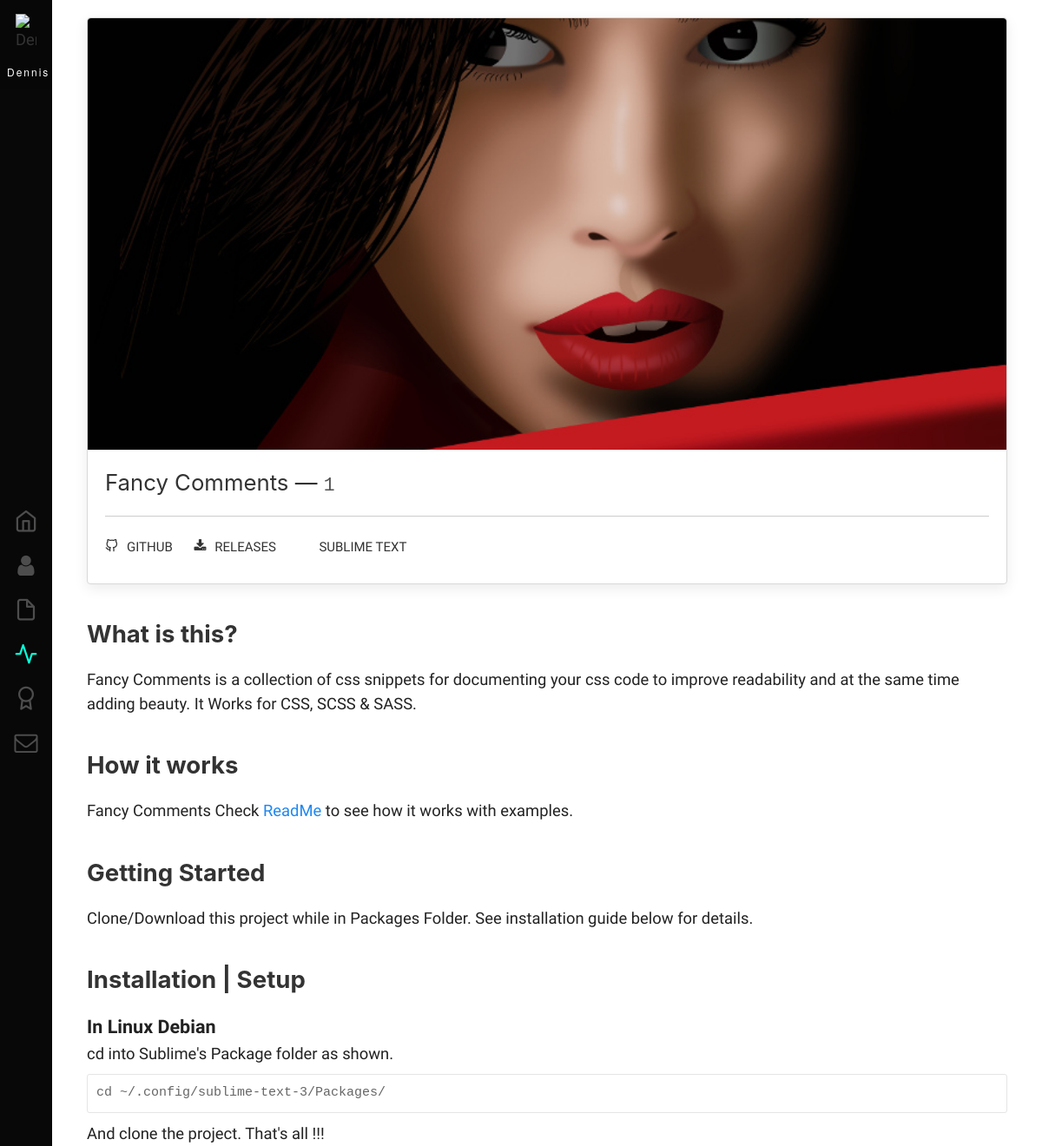
Page /projects/fancy-comments/ (upper part) on the earlier database version.
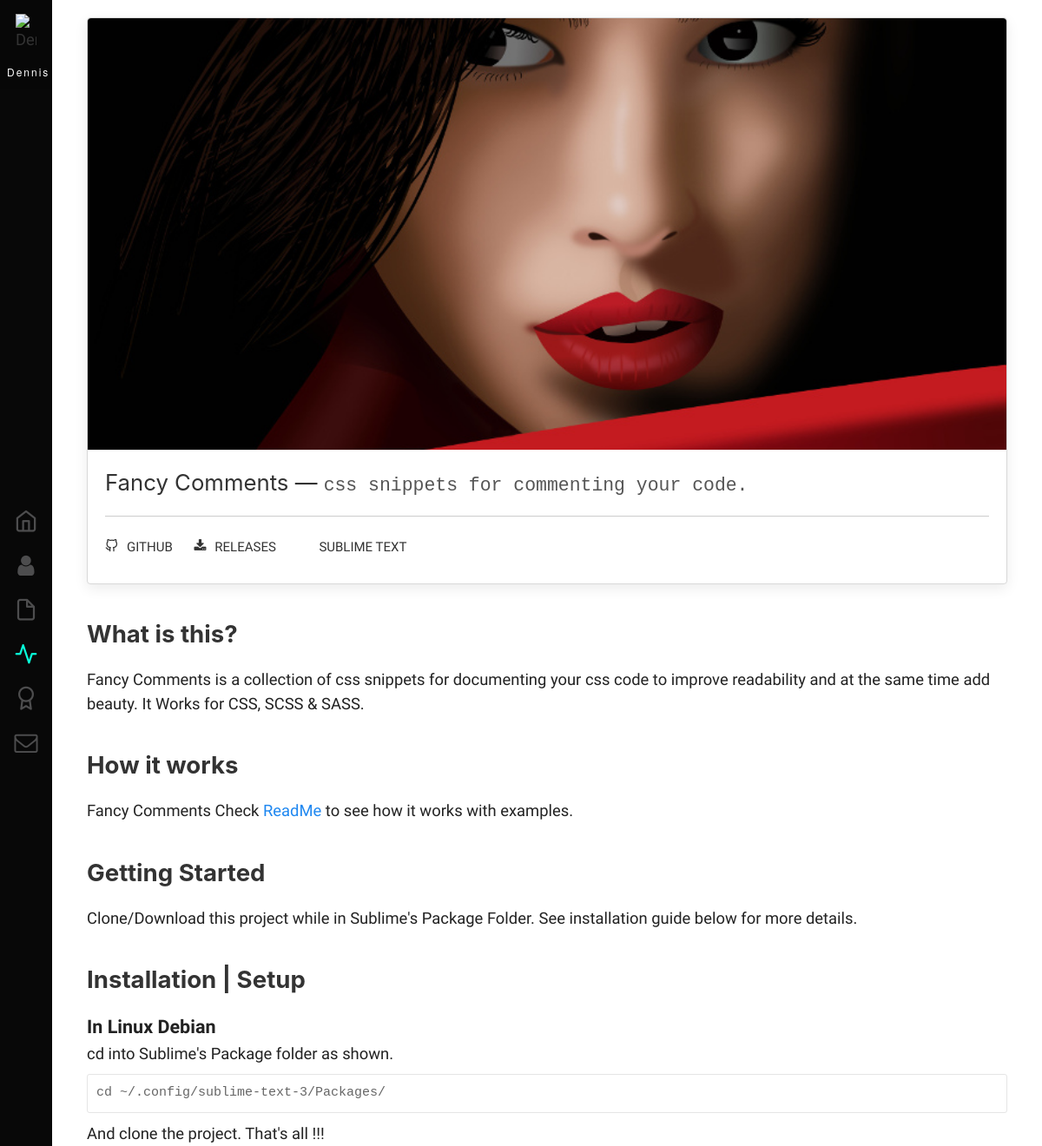
Same page on the later database version.
### base/models.py (models this page shows, shortened)
class Project(models.Model):
    name = models.CharField(max_length=40)
    slug_name = models.SlugField()
    intro = models.TextField()
    subtitle = models.CharField(max_length=150)
    options = [
        ('web', 'web'),
        ('games', 'games'),
        ('plugins', 'plugins'),
        ('design', 'art & design'),
        ('deepshit', 'deepshit')]
    category = models.CharField(max_length=4, choices=options, default='code')
    preview = models.CharField(max_length=150)
    open_source = models.BooleanField(default=False)
    options = [('maintained', 'maintained'),
               ('unmaintained', 'unmaintained')]
    status = models.CharField(
        max_length=12, choices=options, default='maintained')
    source = models.CharField(blank=True, max_length=40)
    source_url = models.URLField(blank=True)
    releases = models.CharField(blank=True, max_length=40)
    release_url = models.URLField(blank=True)
    homepage = models.CharField(blank=True, max_length=40)
    homepage_url = models.URLField()
    description = models.TextField()
    works = models.TextField()
    get_started = models.TextField()
    has_installation = models.BooleanField(default=False)
    installation = models.TextField(blank=True)
    usage = models.TextField(blank=True)
    credits = models.TextField()
    license = models.TextField()
    created_date = models.DateTimeField(editable=False, default=timezone.now)

### base/views.py (the view)
# urls.py: path('projects/<slug:name>/', views.project_details, name='more'),
def project_details(request, name):
    project = get_object_or_404(Project, slug_name=name)
    return render(request, "projects/show.html", {"project": project})

### base/templates/projects/show.html (shortened to what this page needs)
{% extends 'base.html' %}
{% load staticfiles %}
{% block content %}
<div class="project-preview">
	<div class="preview_card">
		<div class="card-image">
		<div class="img-container preview-for-desktop">
			<img class="align-center" src="../../static/projects/{{ project.preview }}" alt="{{ project.name }} preview">
		</div>
	</div>
		<div class="card-body">
			<h1>{{ project.name }} — <span class="subtitle">{{ project.subtitle }}</span></h1>
			<hr>
			{% if project.open_source %}
			<a href="{{ project.source_url }}" target="_blank" class="nicehover text-upper"><i class="icon-{{ project.source }} small-right"></i>{{ project.source }}</a>
			<a href="{{ project.release_url }}" target="_blank" class="nicehover text-upper"><i class="icon-download small-right"></i>{{ project.releases }}</a>
			{% endif %}
			<a href="{{ project.homepage_url }}" target="_blank" class="nicehover text-upper"><i class="icon-web small-right"></i>{{ project.homepage }}</a>
		</div>
	</div>
	<h2>What is this?</h2>
	<p>{{ project.name }} {{ project.description | safe }}</p>
	<h2>How it works</h2>
	<p>{{ project.name }} {{ project.works | safe }}</p>
	<h2>Getting Started</h2>
	<p>{{ project.get_started | safe }}</p>
	{% if project.has_installation %}
	<h2>Installation | Setup</h2>
	{{ project.installation | safe }}
	{% endif %}
	<br>
</div>
{% endblock %}

Differences in the rows shown:
changed Project "Fancy Comments": subtitle "1" → "css snippets for commenting your code."; description "is a collection of css snippets for documenting your css code to improve readability and at the same time adding beauty. It Works for CSS, SCSS & SASS." → "is a collection of css snippets for documenting your css code to improve readability and at the same time add beauty. It Works for CSS, SCSS & SASS."; get_started "Clone/Download this project while in Packages Folder. See installation guide below for details." → "Clone/Download this project while in Sublime's Package Folder. See installation guide below for more details."
